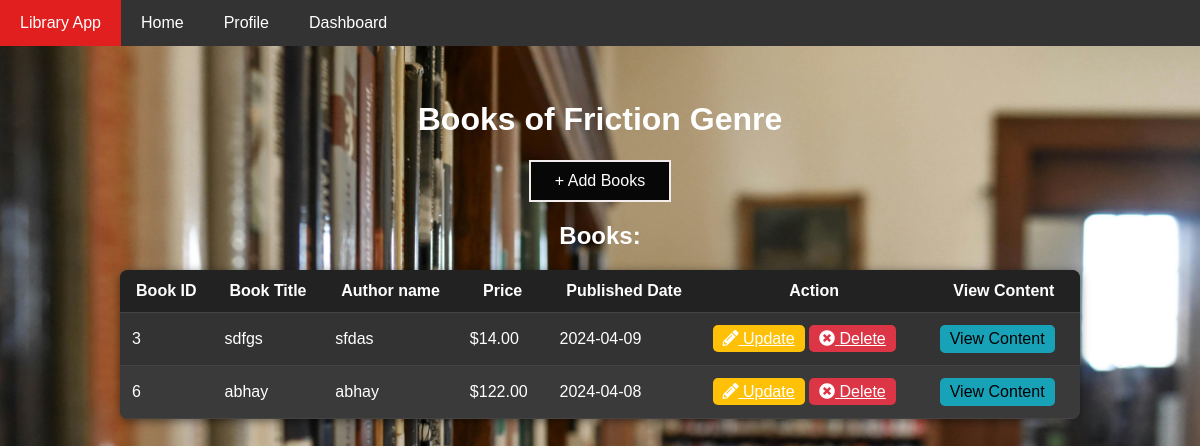
/genre/2/ (signed in), run on an earlier commit of the app's database.
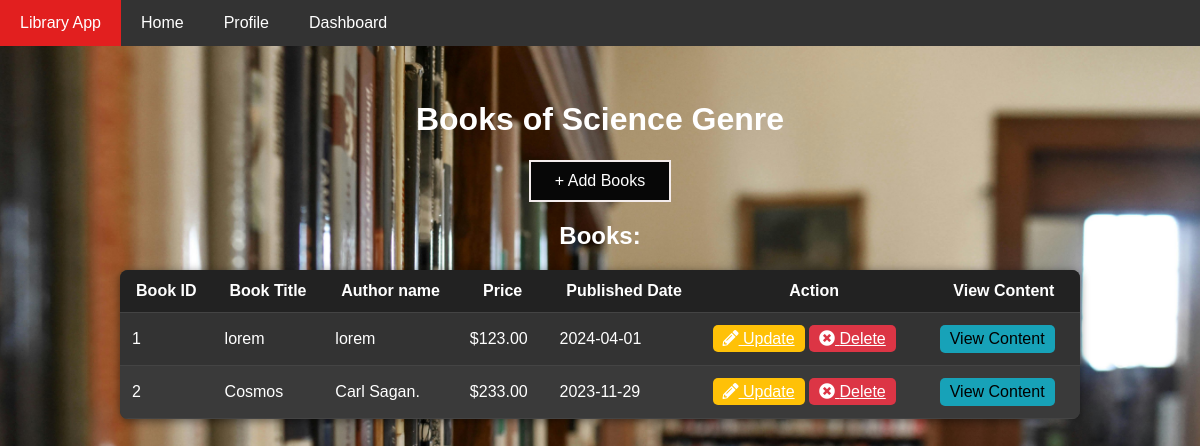
And on a later commit of the database.
### models.py (models this page shows)
class Genre(db.Model):
    id=db.Column(db.Integer,primary_key=True)
    genrename=db.Column(db.String(32),unique=True)
    books=db.relationship('Book',backref='genre' ,lazy='dynamic',cascade='all,delete-orphan')#lazy here we use bz when i will acces then give it not everytime

class Book(db.Model):
    id=db.Column(db.Integer,primary_key=True)
    title=db.Column(db.String(100),nullable=False)
    author=db.Column(db.String(30))
    booksnum=db.Column(db.BigInteger,nullable=True)
    price=db.Column(db.Float,nullable=False)
    genre_id=db.Column(db.Integer,db.ForeignKey("genre.id"),nullable=False)
    content = db.Column(db.Text)  # Book content
    feedbacks = db.relationship('Feedback', backref='book', lazy=True)
    pubdate=db.Column(db.Date,nullable=False)
    requests = db.relationship("BookRequest", backref='book', lazy='dynamic', cascade='all, delete-orphan')  # Add this line

### routes.py (the view)
@app.route('/genre/<int:id>/')
def show_genre(id):
    if not is_admin():
        flash("Access denied: You must be an admin to view this page.");
        return redirect(url_for('profile'));
    genre = Genre.query.filter_by(id=id).first()
    if not genre :
        flash('This genre does not exist ')
        return redirect(url_for('admin'))
    return  render_template('genre/show.html',genre=genre)

### routes.py (called while the page is built)
def is_admin():
    user_id = session.get('user_id')
    if user_id:
        user = User.query.get(user_id)
        if user and user.is_admin:
            return True
    return False

### templates/genre/show.html (shortened to what this page needs)
<!DOCTYPE html>
<html lang="en">
<head>
    <link rel="stylesheet" href="https://cdnjs.cloudflare.com/ajax/libs/font-awesome/5.15.1/css/all.min.css">
</head>
<body>
    <div class="navbar">
        <a href="{{ url_for('index') }}">Library App</a>
        <a href="{{ url_for('index') }}">Home</a>
        <a href="{{ url_for('profile') }}">Profile</a>
        <a href="{{ url_for('admin') }}">Dashboard</a>
    </div>
    <div class="main-content">
        <h1>Books of {{ genre.genrename }} Genre</h1>
        <a href="{{ url_for('add_book', genre_id=genre.id) }}" style="border: 2px solid #f3ecec; background-color: #070707; color: white; padding: 10px 24px; text-align: center; text-decoration: none; display: inline-block; font-size: 16px;">+ Add Books</a>
        <h2>Books:</h2>
        <table>
            <thead>
                <tr>
                    <th>Book ID</th>
                    <th>Book Title</th>
                    <th>Author name</th>
                    <th>Price</th>
                    <th>Published Date</th>
                    <th>Action</th>
                    <th>View Content</th>
                </tr>
            </thead>
            <tbody>
                {% for book in genre.books %}
                <tr>
                    <td>{{ book.id }}</td>
                    <td>{{ book.title }}</td>
                    <td>{{ book.author }}</td>
                    <td>${{ '%0.2f'|format(book.price) }}</td>
                    <td>{{ book.pubdate.strftime('%Y-%m-%d') }}</td>
                    <td>
                        <a href="{{ url_for('edit_book', id=book.id) }}" class="btn btn-edit"><i class="fas fa-pencil-alt"></i> Update</a>
                        <a href="{{ url_for('delete_book', id=book.id) }}" class="btn btn-delete" onclick="return confirm('Are you sure you want to delete this book?');"><i class="fas fa-times-circle"></i> Delete</a>
                    </td>
                    <td>
                        <form action="{{ url_for('view_content') }}" method="post">
                            <button type="submit" class="btn btn-info">View Content</button>
                        </form>
                    </td>
                </tr>
                {% endfor %}
            </tbody>
        </table>
    </div>
</body>
</html>

### templates/genre/show.html (style rules this page uses)
body { margin: 0; font-family: Arial, sans-serif; background: url('/static/background.jpg') no-repeat center center fixed; background-size: cover; min-height: 100vh; display: flex; flex-direction: column; align-items: center; padding-top: 60px; color: #fff; }
.navbar { background-color: #333; overflow: hidden; position: fixed; top: 0; width: 100%; }
.navbar a { float: left; display: block; color: #fff; text-align: center; padding: 14px 20px; text-decoration: none; }
.main-content { width: 80%; padding: 20px; display: flex; flex-direction: column; align-items: center; }
table { border-collapse: collapse; width: 100%; background-color: #333; color: white; box-shadow: 0 2px 10px rgba(0,0,0,0.5); border-radius: 8px; overflow: hidden; }
th, td { padding: 12px; border-bottom: 1px solid #444; }
th { background-color: #222; }
tr:nth-child(even) { background-color: #3a3a3a; }
.btn { padding: 5px 10px; border: none; border-radius: 5px; cursor: pointer; font-size: 16px; transition: background-color 0.2s; }
.btn-info { background-color: #17a2b8; }
.btn-edit { color: #fff; background-color: #ffc107; }
.btn-delete { color: #fff; background-color: #dc3545; }

What changed in the data, as far as the page shows it:
no longer on this page (row edited): Book: id "3", title "sdfgs", author "sfdas", price "14.00", pubdate "2024-04-09"
removed Book: id "6", title "abhay", author "abhay", price "122.00", pubdate "2024-04-08"
changed Genre: genrename "Friction" → "Science"
now on this page (row edited): Book: id "1", title "lorem", author "lorem", price "123.00", pubdate "2024-04-01"
now on this page (row edited): Book: id "2", title "Cosmos", author "Carl Sagan.", price "233.00", pubdate "2023-11-29"
